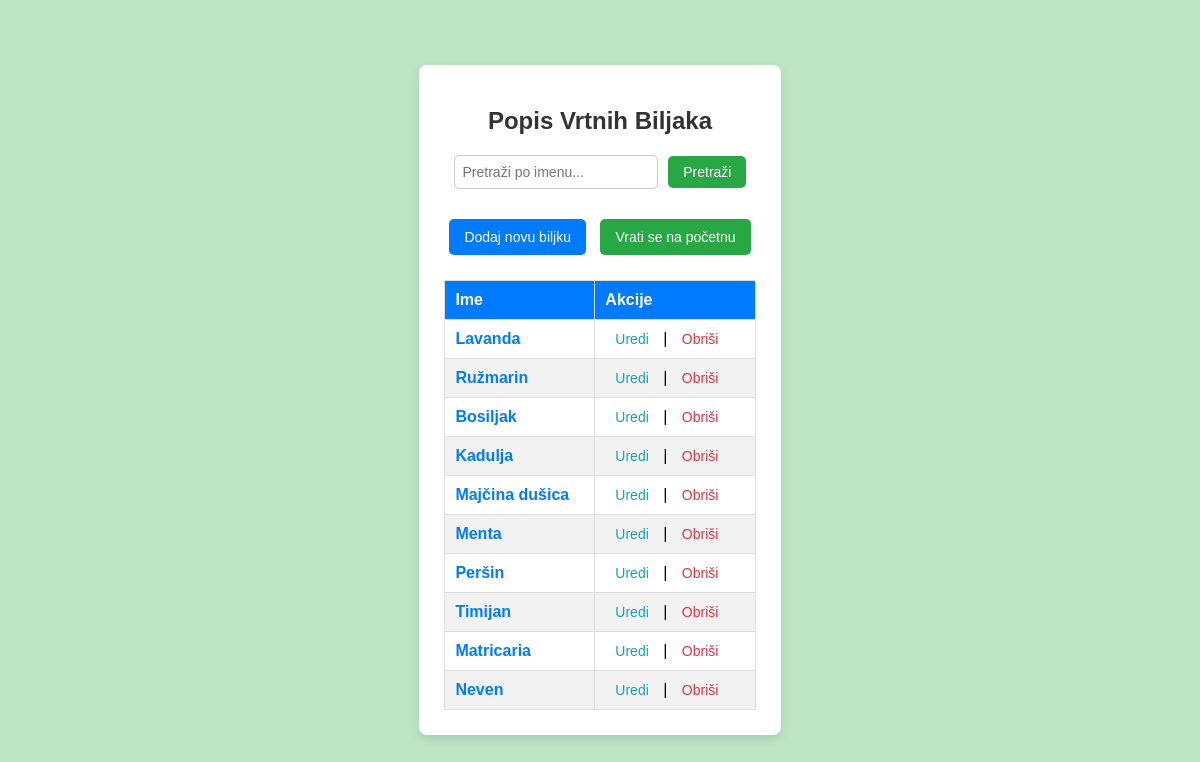
/vrtnabiljke/ (signed in), run on an earlier commit of the app's database.
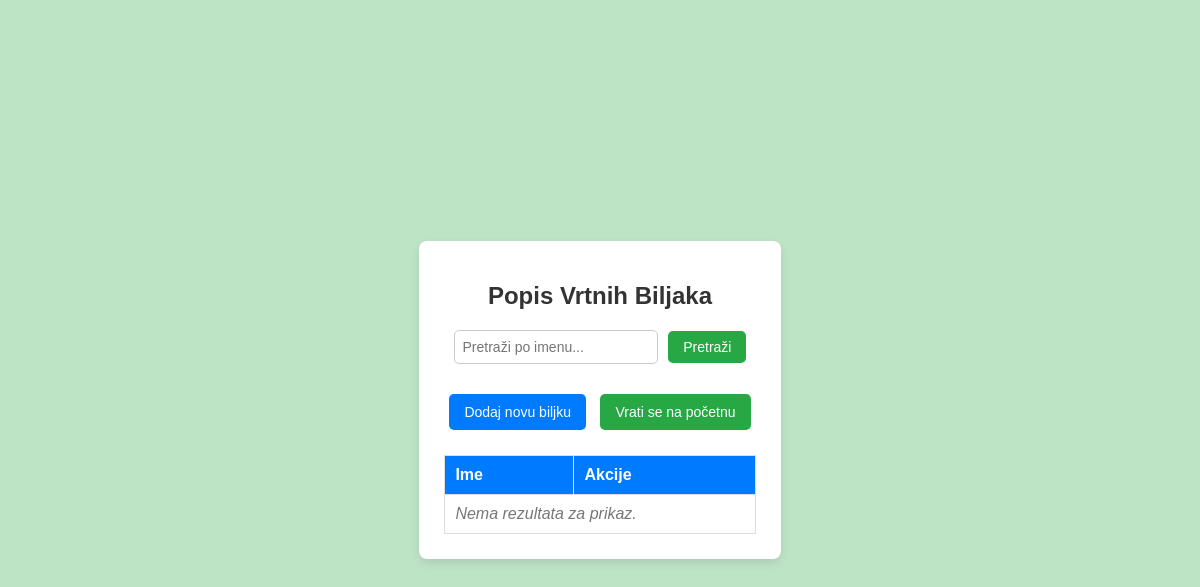
And on a later commit of the database.
### PZWapp/models.py (models this page shows, shortened)
class VrtnaBiljka(models.Model):
    user = models.ForeignKey(
        settings.AUTH_USER_MODEL,
        on_delete=models.CASCADE,
        related_name='vrtne_biljke',
        default=get_default_user()
    )
    ime_v = models.CharField(max_length=30)
    regijaBiljke_v = models.CharField(max_length=100)
    vrijemeSazrijevanja_v = models.CharField(max_length=50)

### PZWapp/views.py (the view)
# urls.py: path('vrtnabiljke/', VrtnaBiljkaListView.as_view(), name='vrtnabiljka_list'),
class VrtnaBiljkaListView( ListView):
    model = VrtnaBiljka
    template_name = 'main/vrtna_biljka_list.html'
    context_object_name = 'biljke'
    def get_queryset(self):
        return VrtnaBiljka.objects.filter(user=self.request.user).exclude(user__isnull=True)

### PZWapp/templates/main/vrtna_biljka_list.html (shortened to what this page needs)
<!DOCTYPE html>
<html lang="hr">
<head>
    {% load static %}
    <link rel="stylesheet" href="{% static 'css/vrtna_biljka.css' %}">
</head>
<body class="lista_vrtnih_biljaka">
    <div class="container">
        <h1>Popis Vrtnih Biljaka</h1>
        <form method="get" class="search-form">
            <input type="text" name="q" placeholder="Pretraži po imenu..." class="search-input" value="{{ request.GET.q }}">
            <button type="submit" class="search-btn">Pretraži</button>
        </form>
        <a href="{% url 'PZWapp:vrtnabiljka_create' %}" class="btn add-btn">Dodaj novu biljku</a>
        <a href="{% url 'PZWapp:homepage' %}" class="btn home-btn">Vrati se na početnu</a>
        <table class="plant-table">
            <thead>
                <tr>
                    <th>Ime</th>
                    <th>Akcije</th>
                </tr>
            </thead>
            <tbody>
                {% for biljka in biljke %}
                <tr>
                    <td><a href="{% url 'PZWapp:vrtnabiljka_detail' biljka.id %}" class="plant-link">{{ biljka.ime_v }}</a></td>
                    <td class="action-links">
                        <a href="{% url 'PZWapp:vrtnabiljka_update' biljka.id %}" class="edit-link">Uredi</a> |
                        <a href="{% url 'PZWapp:vrtnabiljka_delete' biljka.id %}" class="delete-link">Obriši</a>
                    </td>
                </tr>
                {% empty %}
                <tr>
                    <td colspan="2" class="no-results">Nema rezultata za prikaz.</td>
                </tr>
                {% endfor %}
            </tbody>
        </table>
    </div>
</body>
</html>

### PZWapp/static/css/vrtna_biljka.css (style rules this page uses)
body { font-family: Arial, sans-serif; margin: 0; padding: 0; }
body.lista_vrtnih_biljaka, body.vrtne_biljke_dodavanje { display: flex; justify-content: center; align-items: center; background-color: rgba(40, 167, 69, 0.3); height: 100vh; margin: 0; }
.container { max-width: 800px; background: #fff; padding: 25px; box-shadow: 0 4px 10px rgba(0, 0, 0, 0.1); border-radius: 8px; text-align: center; }
h1 { text-align: center; color: #333; font-size: 24px; margin-bottom: 20px; }
.search-form { display: flex; justify-content: center; align-items: center; gap: 10px; margin-bottom: 20px; }
.search-input { padding: 8px; width: 60%; border: 1px solid #ccc; border-radius: 5px; font-size: 14px; }
.search-btn { padding: 8px 15px; border: none; background-color: #28a745; color: white; cursor: pointer; border-radius: 5px; font-size: 14px; }
.btn { display: inline-block; margin: 10px 5px; padding: 10px 15px; border-radius: 5px; text-decoration: none; color: white; font-size: 14px; }
.add-btn { background: #007bff; }
.home-btn { background: #28a745; }
.plant-table { width: 100%; border-collapse: collapse; margin-top: 15px; }
.plant-table th, .plant-table td { border: 1px solid #ddd; padding: 10px; text-align: left; }
.plant-table th { background-color: #007bff; color: white; }
.no-results { text-align: center; color: #777; font-style: italic; }

What changed in the data, as far as the page shows it:
removed VrtnaBiljka: ime_v "Lavanda"
removed VrtnaBiljka: ime_v "Ružmarin"
removed VrtnaBiljka: ime_v "Bosiljak"
removed VrtnaBiljka: ime_v "Kadulja"
removed VrtnaBiljka: ime_v "Majčina dušica"
removed VrtnaBiljka: ime_v "Menta"
removed VrtnaBiljka: ime_v "Peršin"
removed VrtnaBiljka: ime_v "Timijan"
removed VrtnaBiljka: ime_v "Matricaria"
removed VrtnaBiljka: ime_v "Neven"
Also different on the page:
text now shown: "Nema rezultata za prikaz."
